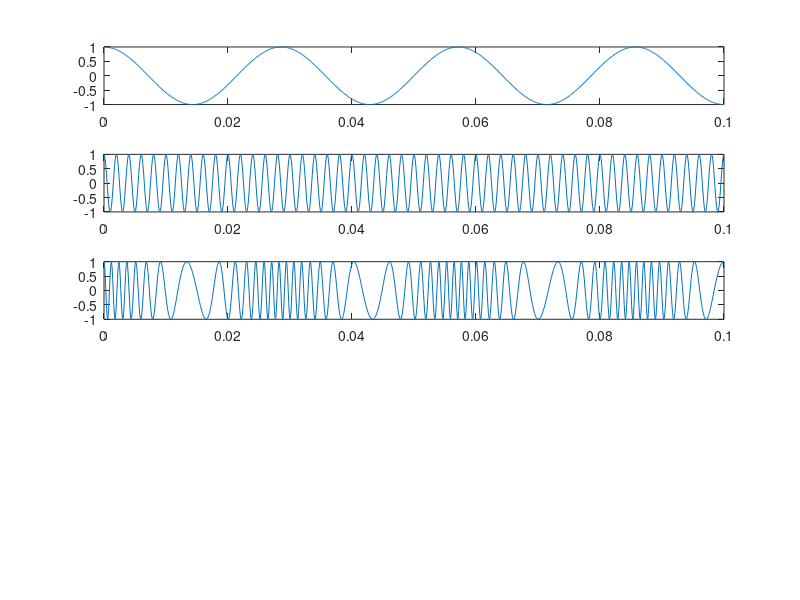

The MATLAB script that drew this image:
clc;
clear all;
close all;
B = 10;
fs = 10000;
fm = 35;
fc = 500;
t = (0:.1*fs)/fs;
m = cos(2*pi*fm*t);
c = cos(2*pi*fc*t);
s = cos(2*pi*fc*t + B.*sin(2*pi*fm*t));
subplot(5,1,1);
plot(t,m);
subplot(5,1,2);
plot(t,c);
subplot(5,1,3);
plot(t,s);
